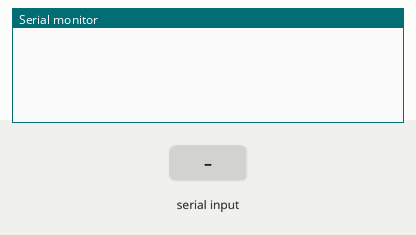
The sketch below on a simulated Arduino Uno, built with avr-gcc and run on an emulated ATmega328P. Parts: the last lines printed to the serial monitor. Inputs (shaded band) come from the test bench.

Above: at 1.2 s.
1.3 s: "90,45\n" received over Serial
At 2.0 s:
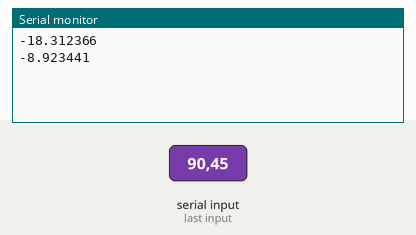
2.8 s: "30,150\n" received over Serial
At 3.1 s:
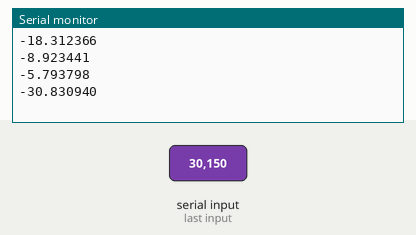
Timing chart, 0 to 5.8 s (numbered marks = the images above; inputs shaded):
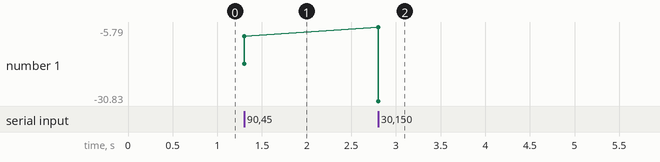

The sketch:

sketch_aug30d.ino
```cpp
#include "TinyMLModel.h"

const int NUM_INPUTS = 1;
float inputBuffer[NUM_INPUTS];

void setup() {
    Serial.begin(115200);
    while (!Serial);
}

void loop() {
    if (Serial.available() > 0) {
        inputBuffer[0] = Serial.parseFloat();

        // Clear trailing newline bytes
        while (Serial.available() > 0) {
            Serial.read();
        }

        // Run forward pass of the 2-layer Neural Network on ATmega328P
        float prediction = tinyml.predict(inputBuffer);

        // Send hardware prediction back to PC
        Serial.println(prediction, 6);
    }
}
```

TinyMLModel.h
```cpp
#ifndef TINYML_NEURAL_NET_H
#define TINYML_NEURAL_NET_H
#include <stdint.h>
#include <Arduino.h>

class TinyMLModel {
public:
    static const int INPUT_DIM = 1;
    static const int HIDDEN_DIM = 8;
    static const int OUTPUT_DIM = 1;

    const float W1[8] = {-0.23587228f, 0.80436988f, 0.50069015f, 0.10842483f, -0.21278907f, -0.25881929f, -0.40250526f, 0.56491137f};
    const float b1[8] = {0.21831893f, 0.57759370f, -0.84398536f, 0.61847530f, 0.94481670f, -0.46974827f, -0.51957765f, -0.68487765f};
    const float W2[8] = {-0.45234431f, 0.12907078f, -0.28294806f, -0.20818948f, 0.63311378f, -0.28241596f, -0.08336567f, -0.26237971f};
    const float b2 = 0.10119527f;

    float predict(float *x) {
        float hidden[HIDDEN_DIM];

        // Layer 1: Dense + ReLU
        for (int i = 0; i < HIDDEN_DIM; i++) {
            float sum = (x[0] * W1[i]) + b1[i];
            hidden[i] = (sum > 0.0f) ? sum : 0.0f; // ReLU Activation
        }

        // Layer 2: Output Linear
        float output = b2;
        for (int i = 0; i < HIDDEN_DIM; i++) {
            output += hidden[i] * W2[i];
        }

        return output;
    }
};

static TinyMLModel tinyml;

#endif
```

Measured:
- after the input at 1.3 s, the serial monitor: prints a new line at once (image 1)
- after the input at 2.8 s, the serial monitor: prints a new line at once (image 2)
- plotted number 1: -8.92 → -30.83 after the input at 2.8 s
